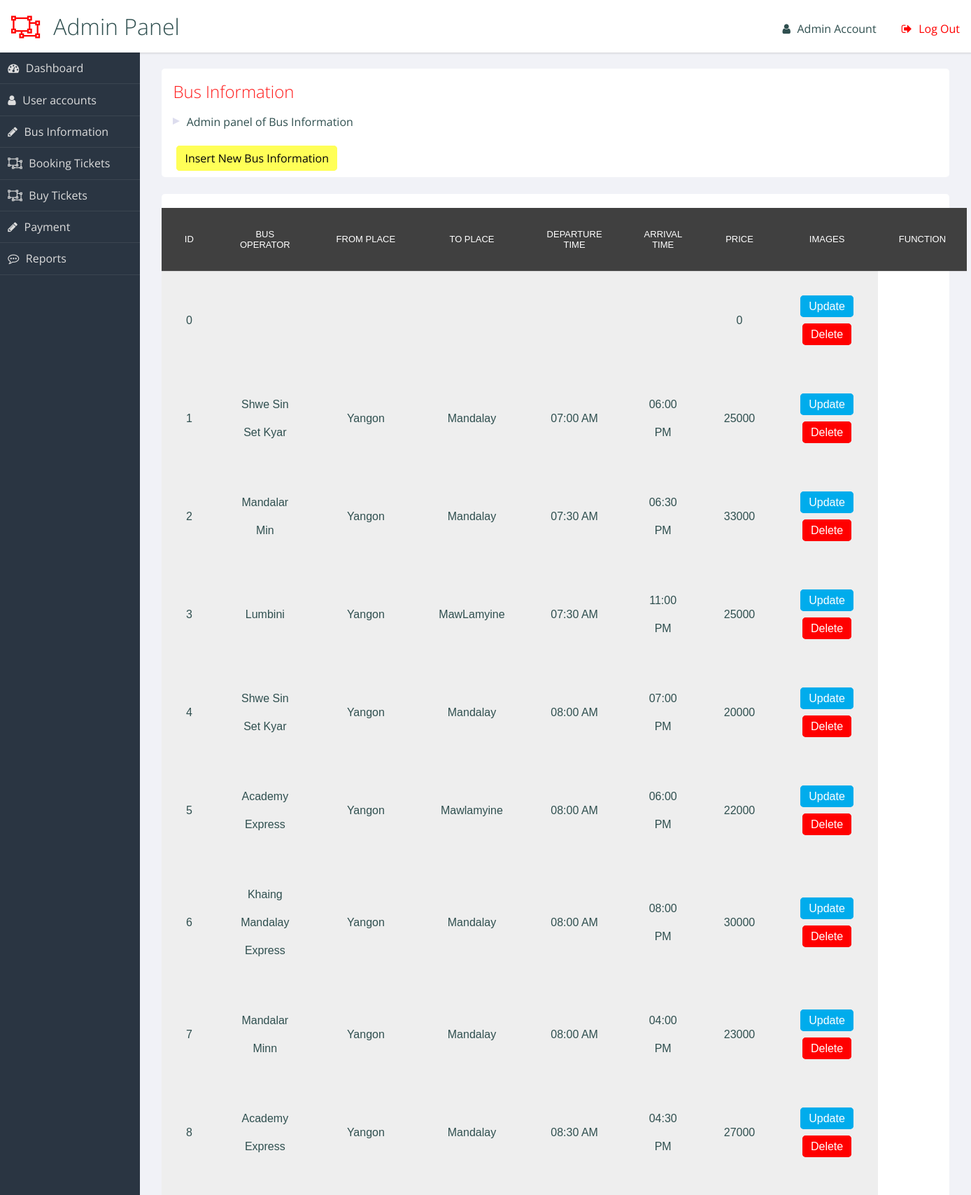
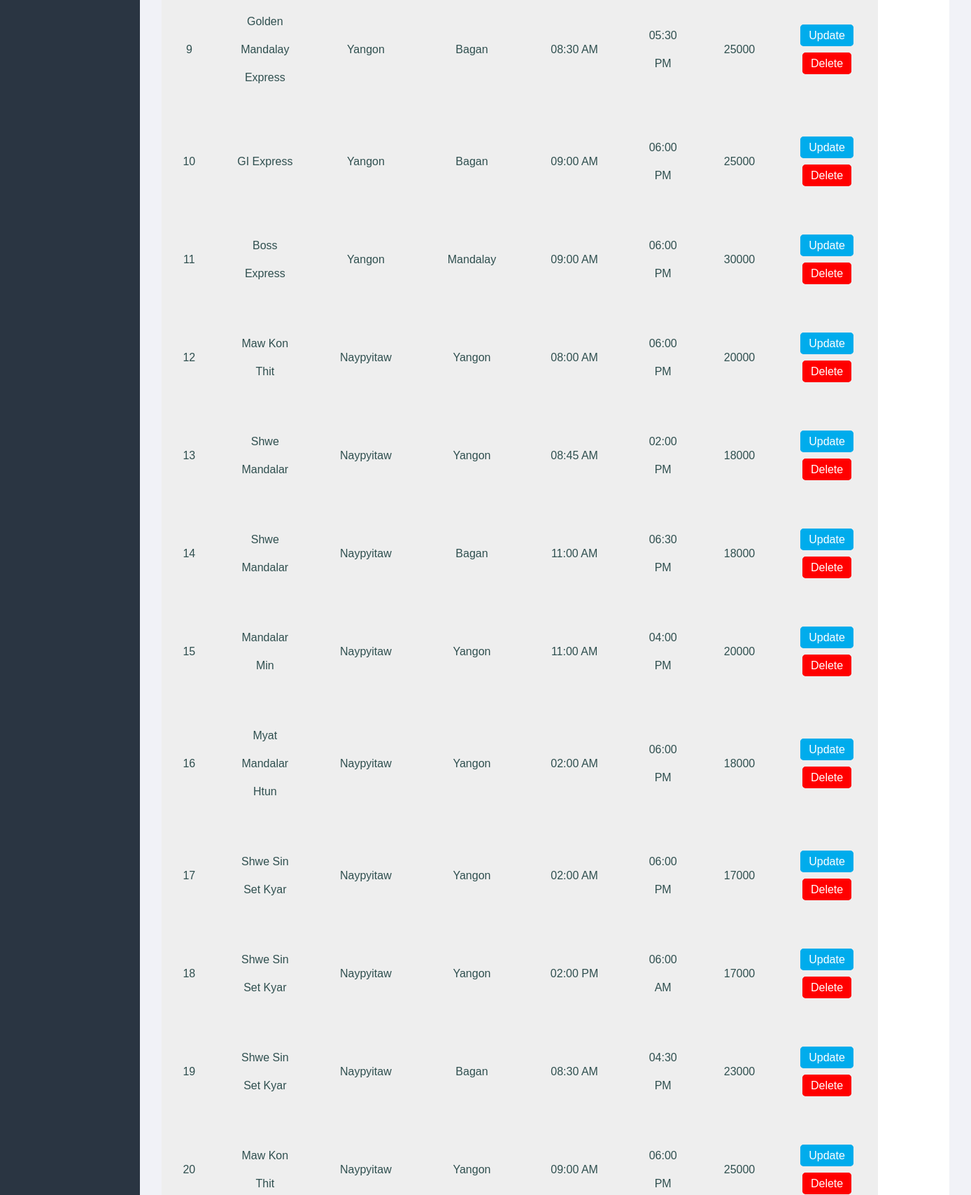
Screenshot of /admin/admin_bus_info.php (upper part) with the database file from the repository (2 pictures, top to bottom).
### tables this page shows
CREATE TABLE `bus_information` (
  `busid` int(11) NOT NULL,
  `busoperator` text NOT NULL,
  `fromplace` text NOT NULL,
  `toplace` text NOT NULL,
  `departuretime` text NOT NULL,
  `arrivaltime` text NOT NULL,
  `price` int(11) NOT NULL,
  `busimage` text NOT NULL
);

### admin/admin_bus_info.php (the view)
<?php
include "configure.php";
$sql = "SELECT * FROM bus_information";
$stmt = $connection->prepare($sql);
$stmt->execute();
?>
<link rel="stylesheet" href="https://cdnjs.cloudflare.com/ajax/libs/font-awesome/4.7.0/css/font-awesome.min.css">
<link rel="stylesheet" type="text/css" href="admin.css">
<header role="banner">
  <h1>Admin Panel</h1>
  <ul class="utilities">
    <br>
    <li class="users"><a href="#">Admin Account</a></li>
    <li class="logout warn"><a href="../login.html">Log Out</a></li>
  </ul>
</header>
<nav role='navigation'>
  <ul class="main">
    <li class="dashboard"><a href="admin.php">Dashboard</a></li>
    <li class="users"><a href="admin.php">User accounts</a></li>
    <li class="edit"><a href="admin_bus_info.php">Bus Information</a></li>
    <li class=""><a href="admin_book_ticket.php">Booking Tickets</a></li>
    <li class=""><a href="admin_buy_ticket.php">Buy Tickets</a></li>
    <li class="edit"><a href="admin_payment.php">Payment</a></li>
    <li class="comments"><a href="admin_report.php">Reports</a></li>
  </ul>
</nav>
<main role="main">
  <section class="panel important">
    <h2>Bus Information</h2>
    <ul>
      <li>Admin panel of Bus Information</li><br>
      <a href="insert_new_businfo.php" id = "create-user-btn">Insert New Bus Information</a>
    </ul>
  </section>
  <section class="panel important">
      <form action="" method="post">
      <table>
       <thead>
           <tr>
               <th>ID</th>
               <th>Bus Operator</th>
               <th>From Place</th>
               <th>To Place</th>
               <th>Departure Time</th>
               <th>Arrival Time</th>
               <th>Price</th>
               <th>Images</th>
               <th>Function</th>
           </tr>
       </thead>
       <tbody>
<?php
     while($row = $stmt->fetch()){
?>
           <tr>
               <td>
                 <?php echo $row['busid']; ?>
               </td>
               <td>
                  <?php echo $row['busoperator']; ?>
               </td>
               <td>
                  <?php echo $row['fromplace']; ?>
               </td>
               <td>
                  <?php echo $row['toplace']; ?>
               </td>
               <td>
                  <?php echo $row['departuretime']; ?>
               </td>
               <td>
                  <?php echo $row['arrivaltime']; ?>
               </td>
               <td>
                  <?php echo $row['price']; ?>
               </td>
               <td>
                 <a href="edit.php?id=<?php echo $row['busid'];?>" id = "update-btn" >Update</a><br>
                 <a onclick="return confirm('Are you want to Delete?')" href="delete_user_accounts.php?id=<?php echo $row['busid'];?>" id = "delete-btn" >Delete</a>
               </td>
           </tr>
<?php
    }
?>
      </tbody>
   </table>
      </form>
  </section>
</main>

### admin/admin.css (style rules this page uses)
.warn { color: red; }
header[role="banner"] { background: white; box-shadow: 1px 1px 3px rgba(0, 0, 0, 0.15); }
header[role="banner"] h1 { margin: 0; font-weight: 300; padding: 1rem; }
header[role="banner"] h1:before { content: "\f248"; font-family: FontAwesome; padding-right: 0.6em; color: red; }
header[role="banner"] .utilities { width: 100%; background: slategray; color: #ddd; }
header[role="banner"] .utilities li { border-bottom: solid 1px rgba(255, 255, 255, 0.2); }
header[role="banner"] .utilities li a { padding: 0.7em; display: block; }
.utilities a:before { font-family: FontAwesome; padding-right: 0.6em; }
.logout a:before { content: ""; }
.users a:before { content: ""; }
nav[role="navigation"] { background: #2a3542; color: #ddd; }
nav[role="navigation"] li { border-bottom: 1px solid rgba(255, 255, 255, 0.08); }
nav[role="navigation"] li a { color: #ddd; text-decoration: none; display: block; padding: 0.7em; }
nav[role="navigation"] li a:before { content: "\f248"; font-family: FontAwesome; padding-right: 0.6em; }
nav[role="navigation"] .dashboard a:before { content: ""; }
nav[role="navigation"] .edit a:before { content: ""; }
nav[role="navigation"] .comments a:before { content: ""; }
nav[role="navigation"] .users a:before { content: ""; }
.panel { background-color: white; color: darkslategray; -webkit-border-radius: 0.3rem; -moz-border-radius: 0.3rem; -ms-border-radius: 0.3rem; border-radius: 0.3rem; margin: 1%; }
.panel > h2, .panel > ul { margin: 1rem; }
a { text-decoration: none; color: inherit; }
h2, h3, h4 { font-weight: 300; margin: 0; }
h2 { color: #ff1a1a; }
ul, li { list-style-type: none; margin: 0; padding: 0; }
main li { position: relative; padding-left: 1.2em; margin: 0.5em 0; }
main li:before { content: ""; position: absolute; width: 0; height: 0; left: 0; top: 0.3em; border-left: solid 10px #dde; border-top: solid 5px transparent; border-bottom: solid 5px transparent; }
table { border-collapse: collapse; width: 96%; margin: 2%; }
th { text-align: center; font-weight: 400; font-size: 13px; text-transform: uppercase; border-bottom: 1px solid rgba(0, 0, 0, 0.1); padding: 0 10px; padding-bottom: 14px; }
td { line-height: 40px; font-weight: 300; padding: 0 10px; }
@media screen and (min-width: 600px) { header[role="banner"] { position: fixed; top: 0; left: 0; width: 100%; z-index: 99; height: 75px; } }
@media screen and (min-width: 600px) { header[role="banner"] .utilities { position: absolute; top: 0; right: 0; background: transparent; color: darkslategray; width: auto; } }
@media screen and (min-width: 600px) { header[role="banner"] .utilities li { display: inline-block; } }
@media screen and (min-width: 600px) { header[role="banner"] .utilities li a { padding: 0.5em 1em; } }
@media screen and (min-width: 600px) { nav[role="navigation"] { position: fixed; width: 200px; top: 75px; bottom: 0px; left: 0px; } }
@media screen and (min-width: 600px) { main[role="main"] { margin: 75px 0 40px 200px; } }
@media screen and (min-width: 600px) { main[role="main"]:after { content: ""; display: table; clear: both; } }
@media screen and (min-width: 600px) { .panel { margin: 2% 0 0 2%; float: left; width: 96%; } }
@media screen and (min-width: 600px) { .panel:after { content: ""; display: table; clear: both; } }
@media screen and (min-width: 900px) { .panel { width: 47%; clear: none; } }
@media screen and (min-width: 900px) { .panel.important { width: 96%; } }
* { box-sizing: border-box; }
table { text-align: center; width: 900px; margin: 20px auto; font-family: sans-serif; border-bottom: 5px solid #009688; }
th, td { padding: 30px; }
th { background-color: #404040; color: white; }
td { background-color: #eee; }
#create-user-btn { text-decoration:none; border: 2px solid rgb(255, 255, 87); background-color: rgb(255, 255, 87); padding:5px 10px 5px 10px; border-radius:5px; color:#000207; margin:5px; }
#update-btn { text-decoration:none; width: 150px; border: 2px solid #00acec; background-color: #00acec; padding:5px 10px 5px 10px; border-radius:5px; color:#ffffff; margin:5px; }
#delete-btn { text-decoration:none; border: 2px solid rgb(255, 0, 0); background-color: rgb(255, 0, 0); padding:5px 10px 5px 10px; border-radius:5px; color:#ffffff; margin:5px; }

### rows the page displays
bus_information: busid "0", price "0"
bus_information: busid "1", busoperator "Shwe Sin Set Kyar", fromplace "Yangon", toplace "Mandalay", departuretime "07:00 AM", arrivaltime "06:00 PM", price "25000"
bus_information: busid "2", busoperator "Mandalar Min", fromplace "Yangon", toplace "Mandalay", departuretime "07:30 AM", arrivaltime "06:30 PM", price "33000"
bus_information: busid "3", busoperator "Lumbini", fromplace "Yangon", toplace "MawLamyine", departuretime "07:30 AM", arrivaltime "11:00 PM", price "25000"
bus_information: busid "4", busoperator "Shwe Sin Set Kyar", fromplace "Yangon", toplace "Mandalay", departuretime "08:00 AM", arrivaltime "07:00 PM", price "20000"
bus_information: busid "5", busoperator "Academy Express", fromplace "Yangon", toplace "Mawlamyine", departuretime "08:00 AM", arrivaltime "06:00 PM", price "22000"
bus_information: busid "6", busoperator "Khaing Mandalay Express", fromplace "Yangon", toplace "Mandalay", departuretime "08:00 AM", arrivaltime "08:00 PM", price "30000"
bus_information: busid "7", busoperator "Mandalar Minn", fromplace "Yangon", toplace "Mandalay", departuretime "08:00 AM", arrivaltime "04:00 PM", price "23000"
bus_information: busid "8", busoperator "Academy Express", fromplace "Yangon", toplace "Mandalay", departuretime "08:30 AM", arrivaltime "04:30 PM", price "27000"
bus_information: busid "9", busoperator "Golden Mandalay Express", fromplace "Yangon", toplace "Bagan", departuretime "08:30 AM", arrivaltime "05:30 PM", price "25000"
bus_information: busid "10", busoperator "GI Express", fromplace "Yangon", toplace "Bagan", departuretime "09:00 AM", arrivaltime "06:00 PM", price "25000"
bus_information: busid "11", busoperator "Boss Express", fromplace "Yangon", toplace "Mandalay", departuretime "09:00 AM", arrivaltime "06:00 PM", price "30000"
bus_information: busid "12", busoperator "Maw Kon Thit", fromplace "Naypyitaw", toplace "Yangon", departuretime "08:00 AM", arrivaltime "06:00 PM", price "20000"
bus_information: busid "13", busoperator "Shwe Mandalar", fromplace "Naypyitaw", toplace "Yangon", departuretime "08:45 AM", arrivaltime "02:00 PM", price "18000"
bus_information: busid "14", busoperator "Shwe Mandalar", fromplace "Naypyitaw", toplace "Bagan", departuretime "11:00 AM", arrivaltime "06:30 PM", price "18000"
bus_information: busid "15", busoperator "Mandalar Min", fromplace "Naypyitaw", toplace "Yangon", departuretime "11:00 AM", arrivaltime "04:00 PM", price "20000"
bus_information: busid "16", busoperator "Myat Mandalar Htun", fromplace "Naypyitaw", toplace "Yangon", departuretime "02:00 AM", arrivaltime "06:00 PM", price "18000"
bus_information: busid "17", busoperator "Shwe Sin Set Kyar", fromplace "Naypyitaw", toplace "Yangon", departuretime "02:00 AM", arrivaltime "06:00 PM", price "17000"
bus_information: busid "18", busoperator "Shwe Sin Set Kyar", fromplace "Naypyitaw", toplace "Yangon", departuretime "02:00 PM", arrivaltime "06:00 AM", price "17000"
bus_information: busid "19", busoperator "Shwe Sin Set Kyar", fromplace "Naypyitaw", toplace "Bagan", departuretime "08:30 AM", arrivaltime "04:30 PM", price "23000"
bus_information: busid "20", busoperator "Maw Kon Thit", fromplace "Naypyitaw", toplace "Yangon", departuretime "09:00 AM", arrivaltime "06:00 PM", price "25000"
